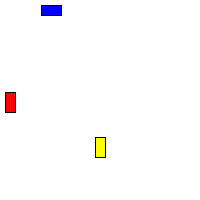
Frame 1 (no input)
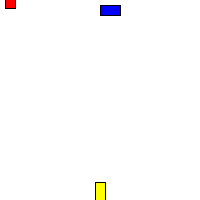
Frame 60 (the mouse pressed at the canvas centre just before this capture)
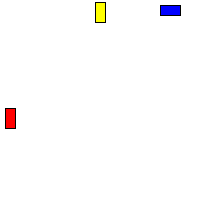
Frame 120 (the mouse held since frame 60 and released just before this capture)

The Processing sketch that drew these frames (run headless with seeded random() and noise(); from frame 60 on, the mouse is pressed at the canvas centre):

// Processing sketch: processing_105762
// ── processing_105762.pde

// http://processing.org/tutorials/objects/
//Connor Novak
//Driving Cars
//2013/8/5
 
// Example: Two Car objects
Car myCar1;
Car myCar2; // Two objects!
Car myCar3;
 
void setup() {
  size(200,200);
  // Parameters go inside the parentheses when the object is constructed.
  myCar1 = new Car(color(255,0,0),10,100,2,1); 
  myCar2 = new Car(color(0,0,255),50,10,1,2);
  myCar3 = new Car(color(255,255,0),100,150,3,3);
}
 
void draw() {
  background(255);
  myCar1.drive();
  myCar1.display();
  myCar2.drive();
  myCar2.display();
  myCar3.drive();
  myCar3.display();
  
  
}
 
// Even though there are multiple objects, we still only need one class. 
// No matter how many cookies we make, only one cookie cutter is needed.
class Car { 
  color c;
  float xpos;
  float ypos;
  float xspeed;
  float direction;
 
  // The Constructor is defined with arguments.
  Car(color tempC, float tempXpos, float tempYpos, float tempxspeed, int tempdirection) { 
    c = tempC;
    xpos = tempXpos;
    ypos = tempYpos;
    xspeed = tempxspeed;
    direction = tempdirection;
  }
  void display() {
    stroke(0);
    fill(c);
    rectMode(CENTER);
    
    if (direction == 1 || direction == 3) {
        rect(xpos,ypos,10,20);
    }
    
    else  {
        rect(xpos,ypos,20,10);
    }
  }

  void drive() {
  
      if (direction == 1) {
    ypos = ypos + xspeed;
    if (ypos > height + 10) {
        ypos = -10;
        }
    }
        
    if (direction == 2) {
    xpos = xpos + xspeed;
    if (xpos > width + 10) {
      xpos = -10;
      }
    }
      
    if (direction == 3) {
        ypos = ypos - xspeed;
        if (ypos <-10) {
            ypos = height + 10;
        }
    }
        
    if (direction == 4) {
      xpos = xpos - xspeed;
      if (xpos < -10) {
        xpos = width + 10;
      }
  }
}
}
